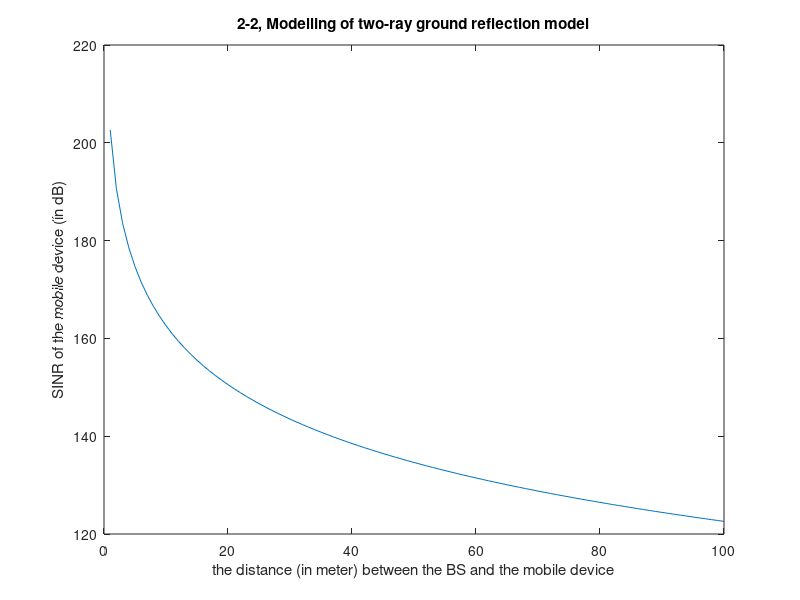

This figure's MATLAB source: (Note: this script raises an error after producing the figure.)
T = 27;
bw = 10000000;
p_bs_dbm = 33;
gt_db = 14;
gr_db = 14;
h_bs = 51.5;
h_md = 1.5;
scale = 100;
std_db = 6;

pt = 10.^((p_bs_dbm - 30) / 10); %pt: transmit power
gt = 10.^(gt_db / 10); %gt: transmit antenna gain
gr = 10.^(gr_db / 10); %gr: receive antenna gain
ht = h_bs; %ht: transmit antenna height
hr = h_md; %hr: receive antenna height
d = 1:1:100; %d: reference distance, the distance between the BS and the mobile device (in meter) as the x-axis.
pl = zeros(1,scale);
pr = zeros(1,scale);
pl = (ht*hr)^2 * (1./d).^4; %pl: path loss
%pr: receive power, the received power of the mobile device (in dB) as the y-axis 
pr_bar = 10*log10(pl * pt * gt * gr);

s_norm = normpdf(d,0,std_db);
pr = pr_bar + s_norm;

pr = 10.^(pr / 10);
% sinr: (signal power)/(interference power+noise power), SINR = S/(I+N)
k = 1.38 * 10^(-23); % Boltzmans constant
n = k * (T + 273) * bw; % Thermal noise power
% sinr = zeros(1, scale);
sinr = 10*log10( pr / (0 + n) );
figure;
plot(d, sinr);
xlabel('the distance (in meter) between the BS and the mobile device'); ylabel('SINR of the mobile device (in dB)');
title('2-2, Modelling of two-ray ground reflection model');
h = legend('two-ray Model',1);
